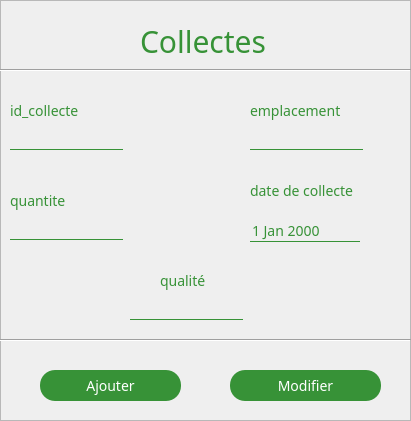
     <widget class="QFrame" name="frame_7">
      <property name="geometry">
       <rect>
        <x>60</x>
        <y>10</y>
        <width>411</width>
        <height>421</height>
       </rect>
      </property>
      <property name="styleSheet">
       <string notr="true"> *{
font-family:century gothic;
color:#379237;
border-color:#379237;
font-size:14px;}
	#frame_7{


font-family:century gothic;
    border: 1px solid #379237;
    border-radius: 30px;
border-color: #eaeaea;
    margin-top: 0.5em;
background : white;
}
QFrame[frameShape=&quot;4&quot;],
QFrame[frameShape=&quot;5&quot;]
{
   border: none;
    border-bottom: 1px solid #379237;
}
QComboButton{
font-family:century gothic;
background:transparent;
border:none;
color:#379237;
border-bottom: 1px solid #379237;}
QLabel{
background:transparent;}

QLineEdit
{
font-family:century gothic;
background:transparent;
border:none;
color:#379237;
border-bottom: 1px solid #379237;
}
QDateTimeEdit
{
font-family:century gothic;
background:transparent;
border:none;
color:#379237;
border-bottom: 1px solid #379237;
}</string>
      </property>
      <property name="frameShape">
       <enum>QFrame::StyledPanel</enum>
      </property>
      <property name="frameShadow">
       <enum>QFrame::Raised</enum>
      </property>
      <widget class="QLabel" name="label_32">
       <property name="geometry">
        <rect>
         <x>140</x>
         <y>0</y>
         <width>151</width>
         <height>81</height>
        </rect>
       </property>
       <property name="styleSheet">
        <string notr="true">*{
font: 40pt  'Oswald';font-size:30px;
color: #379237;
}</string>
       </property>
       <property name="text">
        <string>Collectes</string>
       </property>
      </widget>
      <widget class="Line" name="line_8">
       <property name="geometry">
        <rect>
         <x>0</x>
         <y>60</y>
         <width>411</width>
         <height>20</height>
        </rect>
       </property>
       <property name="palette">
        <palette>
         <active>
          <colorrole role="WindowText">
           <brush brushstyle="SolidPattern">
            <color alpha="255">
             <red>55</red>
             <green>146</green>
             <blue>55</blue>
            </color>
           </brush>
          </colorrole>
          <colorrole role="Button">
           <brush brushstyle="SolidPattern">
            <color alpha="255">
             <red>255</red>
             <green>255</green>
             <blue>255</blue>
            </color>
           </brush>
          </colorrole>
          <colorrole role="Text">
           <brush brushstyle="SolidPattern">
            <color alpha="255">
             <red>55</red>
             <green>146</green>
             <blue>55</blue>
            </color>
           </brush>
          </colorrole>
          <colorrole role="ButtonText">
           <brush brushstyle="SolidPattern">
            <color alpha="255">
             <red>55</red>
             <green>146</green>
             <blue>55</blue>
            </color>
           </brush>
          </colorrole>
          <colorrole role="Base">
           <brush brushstyle="SolidPattern">
            <color alpha="255">
             <red>255</red>
             <green>255</green>
             <blue>255</blue>
            </color>
           </brush>
          </colorrole>
          <colorrole role="Window">
           <brush brushstyle="SolidPattern">
            <color alpha="255">
             <red>255</red>
             <green>255</green>
             <blue>255</blue>
            </color>
           </brush>
          </colorrole>
          <colorrole role="PlaceholderText">
           <brush brushstyle="NoBrush">
            <color alpha="128">
             <red>55</red>
             <green>146</green>
             <blue>55</blue>
            </color>
           </brush>
          </colorrole>
         </active>
         <inactive>
          <colorrole role="WindowText">
           <brush brushstyle="SolidPattern">
            <color alpha="255">
             <red>55</red>
             <green>146</green>
             <blue>55</blue>
            </color>
           </brush>
          </colorrole>
          <colorrole role="Button">
           <brush brushstyle="SolidPattern">
            <color alpha="255">
             <red>255</red>
             <green>255</green>
             <blue>255</blue>
            </color>
           </brush>
          </colorrole>
          <colorrole role="Text">
           <brush brushstyle="SolidPattern">
            <color alpha="255">
             <red>55</red>
             <green>146</green>
             <blue>55</blue>
            </color>
           </brush>
          </colorrole>
          <colorrole role="ButtonText">
           <brush brushstyle="SolidPattern">
            <color alpha="255">
             <red>55</red>
             <green>146</green>
             <blue>55</blue>
            </color>
           </brush>
          </colorrole>
          <colorrole role="Base">
           <brush brushstyle="SolidPattern">
            <color alpha="255">
             <red>255</red>
             <green>255</green>
             <blue>255</blue>
            </color>
           </brush>
          </colorrole>
          <colorrole role="Window">
           <brush brushstyle="SolidPattern">
            <color alpha="255">
             <red>255</red>
             <green>255</green>
             <blue>255</blue>
            </color>
           </brush>
          </colorrole>
          <colorrole role="PlaceholderText">
           <brush brushstyle="NoBrush">
            <color alpha="128">
             <red>55</red>
             <green>146</green>
             <blue>55</blue>
            </color>
           </brush>
          </colorrole>
         </inactive>
         <disabled>
          <colorrole role="WindowText">
           <brush brushstyle="SolidPattern">
            <color alpha="255">
             <red>55</red>
             <green>146</green>
             <blue>55</blue>
            </color>
           </brush>
          </colorrole>
          <colorrole role="Button">
           <brush brushstyle="SolidPattern">
            <color alpha="255">
             <red>255</red>
             <green>255</green>
             <blue>255</blue>
            </color>
           </brush>
          </colorrole>
          <colorrole role="Text">
           <brush brushstyle="SolidPattern">
            <color alpha="255">
             <red>55</red>
             <green>146</green>
             <blue>55</blue>
            </color>
           </brush>
          </colorrole>
          <colorrole role="ButtonText">
           <brush brushstyle="SolidPattern">
            <color alpha="255">
             <red>55</red>
             <green>146</green>
             <blue>55</blue>
            </color>
           </brush>
          </colorrole>
          <colorrole role="Base">
           <brush brushstyle="SolidPattern">
            <color alpha="255">
             <red>255</red>
             <green>255</green>
             <blue>255</blue>
            </color>
           </brush>
          </colorrole>
          <colorrole role="Window">
           <brush brushstyle="SolidPattern">
            <color alpha="255">
             <red>255</red>
             <green>255</green>
             <blue>255</blue>
            </color>
           </brush>
          </colorrole>
          <colorrole role="PlaceholderText">
           <brush brushstyle="NoBrush">
            <color alpha="128">
             <red>55</red>
             <green>146</green>
             <blue>55</blue>
            </color>
           </brush>
          </colorrole>
         </disabled>
        </palette>
       </property>
       <property name="orientation">
        <enum>Qt::Horizontal</enum>
       </property>
      </widget>
      <widget class="QLabel" name="label_33">
       <property name="geometry">
        <rect>
         <x>10</x>
         <y>100</y>
         <width>111</width>
         <height>21</height>
        </rect>
       </property>
       <property name="font">
        <font>
         <family>century gothic</family>
         <pointsize>-1</pointsize>
        </font>
       </property>
       <property name="styleSheet">
        <string notr="true"/>
       </property>
       <property name="text">
        <string>id_collecte</string>
       </property>
      </widget>
      <widget class="QLineEdit" name="emp_2">
       <property name="enabled">
        <bool>true</bool>
       </property>
       <property name="geometry">
        <rect>
         <x>250</x>
         <y>130</y>
         <width>113</width>
         <height>20</height>
        </rect>
       </property>
      </widget>
      <widget class="QLabel" name="label_34">
       <property name="geometry">
        <rect>
         <x>250</x>
         <y>100</y>
         <width>111</width>
         <height>21</height>
        </rect>
       </property>
       <property name="font">
        <font>
         <family>century gothic</family>
         <pointsize>-1</pointsize>
        </font>
       </property>
       <property name="styleSheet">
        <string notr="true"/>
       </property>
       <property name="text">
        <string>emplacement</string>
       </property>
      </widget>
      <widget class="QLineEdit" name="qan_2">
       <property name="geometry">
        <rect>
         <x>10</x>
         <y>220</y>
         <width>113</width>
         <height>20</height>
        </rect>
       </property>
      </widget>
      <widget class="QLabel" name="label_35">
       <property name="geometry">
        <rect>
         <x>10</x>
         <y>190</y>
         <width>171</width>
         <height>21</height>
        </rect>
       </property>
       <property name="font">
        <font>
         <family>century gothic</family>
         <pointsize>-1</pointsize>
        </font>
       </property>
       <property name="styleSheet">
        <string notr="true"/>
       </property>
       <property name="text">
        <string>quantite</string>
       </property>
      </widget>
      <widget class="Line" name="line_10">
       <property name="geometry">
        <rect>
         <x>0</x>
         <y>330</y>
         <width>411</width>
         <height>20</height>
        </rect>
       </property>
       <property name="palette">
        <palette>
         <active>
          <colorrole role="WindowText">
           <brush brushstyle="SolidPattern">
            <color alpha="255">
             <red>55</red>
             <green>146</green>
             <blue>55</blue>
            </color>
           </brush>
          </colorrole>
          <colorrole role="Button">
           <brush brushstyle="SolidPattern">
            <color alpha="255">
             <red>255</red>
             <green>255</green>
             <blue>255</blue>
            </color>
           </brush>
          </colorrole>
          <colorrole role="Text">
           <brush brushstyle="SolidPattern">
            <color alpha="255">
             <red>55</red>
             <green>146</green>
             <blue>55</blue>
            </color>
           </brush>
          </colorrole>
          <colorrole role="ButtonText">
           <brush brushstyle="SolidPattern">
            <color alpha="255">
             <red>55</red>
             <green>146</green>
             <blue>55</blue>
            </color>
           </brush>
          </colorrole>
          <colorrole role="Base">
           <brush brushstyle="SolidPattern">
            <color alpha="255">
             <red>255</red>
             <green>255</green>
             <blue>255</blue>
            </color>
           </brush>
          </colorrole>
          <colorrole role="Window">
           <brush brushstyle="SolidPattern">
            <color alpha="255">
             <red>255</red>
             <green>255</green>
             <blue>255</blue>
            </color>
           </brush>
          </colorrole>
          <colorrole role="PlaceholderText">
           <brush brushstyle="NoBrush">
            <color alpha="128">
             <red>55</red>
             <green>146</green>
             <blue>55</blue>
            </color>
           </brush>
          </colorrole>
         </active>
         <inactive>
          <colorrole role="WindowText">
           <brush brushstyle="SolidPattern">
            <color alpha="255">
             <red>55</red>
             <green>146</green>
             <blue>55</blue>
            </color>
           </brush>
          </colorrole>
          <colorrole role="Button">
           <brush brushstyle="SolidPattern">
            <color alpha="255">
             <red>255</red>
             <green>255</green>
             <blue>255</blue>
            </color>
           </brush>
          </colorrole>
          <colorrole role="Text">
           <brush brushstyle="SolidPattern">
            <color alpha="255">
             <red>55</red>
             <green>146</green>
             <blue>55</blue>
            </color>
           </brush>
          </colorrole>
          <colorrole role="ButtonText">
           <brush brushstyle="SolidPattern">
            <color alpha="255">
             <red>55</red>
             <green>146</green>
             <blue>55</blue>
            </color>
           </brush>
          </colorrole>
          <colorrole role="Base">
           <brush brushstyle="SolidPattern">
            <color alpha="255">
             <red>255</red>
             <green>255</green>
             <blue>255</blue>
            </color>
           </brush>
          </colorrole>
          <colorrole role="Window">
           <brush brushstyle="SolidPattern">
            <color alpha="255">
             <red>255</red>
             <green>255</green>
             <blue>255</blue>
            </color>
           </brush>
          </colorrole>
          <colorrole role="PlaceholderText">
           <brush brushstyle="NoBrush">
            <color alpha="128">
             <red>55</red>
             <green>146</green>
             <blue>55</blue>
            </color>
           </brush>
          </colorrole>
         </inactive>
         <disabled>
          <colorrole role="WindowText">
           <brush brushstyle="SolidPattern">
            <color alpha="255">
             <red>55</red>
             <green>146</green>
             <blue>55</blue>
            </color>
           </brush>
          </colorrole>
          <colorrole role="Button">
           <brush brushstyle="SolidPattern">
            <color alpha="255">
             <red>255</red>
             <green>255</green>
             <blue>255</blue>
            </color>
           </brush>
          </colorrole>
          <colorrole role="Text">
           <brush brushstyle="SolidPattern">
            <color alpha="255">
             <red>55</red>
             <green>146</green>
             <blue>55</blue>
            </color>
           </brush>
          </colorrole>
          <colorrole role="ButtonText">
           <brush brushstyle="SolidPattern">
            <color alpha="255">
             <red>55</red>
             <green>146</green>
             <blue>55</blue>
            </color>
           </brush>
          </colorrole>
          <colorrole role="Base">
           <brush brushstyle="SolidPattern">
            <color alpha="255">
             <red>255</red>
             <green>255</green>
             <blue>255</blue>
            </color>
           </brush>
          </colorrole>
          <colorrole role="Window">
           <brush brushstyle="SolidPattern">
            <color alpha="255">
             <red>255</red>
             <green>255</green>
             <blue>255</blue>
            </color>
           </brush>
          </colorrole>
          <colorrole role="PlaceholderText">
           <brush brushstyle="NoBrush">
            <color alpha="128">
             <red>55</red>
             <green>146</green>
             <blue>55</blue>
            </color>
           </brush>
          </colorrole>
         </disabled>
        </palette>
       </property>
       <property name="styleSheet">
        <string notr="true">QFrame[frameShape=&quot;4&quot;] /* QFrame::HLine == 0x0004 */
{
    color: red;
}</string>
       </property>
       <property name="frameShadow">
        <enum>QFrame::Sunken</enum>
       </property>
       <property name="orientation">
        <enum>Qt::Horizontal</enum>
       </property>
      </widget>
      <widget class="QPushButton" name="pb_ajouter">
       <property name="geometry">
        <rect>
         <x>40</x>
         <y>370</y>
         <width>141</width>
         <height>31</height>
        </rect>
       </property>
       <property name="styleSheet">
        <string notr="true">QPushButton{
background: #379237;
color: white;
border-radius:15px;}  
QPushButton:hover
{
    border: 1px solid #1990ea;
color:  #379237;
border-radius:15px;
background: white;}  </string>
       </property>
       <property name="text">
        <string>Ajouter</string>
       </property>
      </widget>
      <widget class="QPushButton" name="pushButton_update">
       <property name="enabled">
        <bool>true</bool>
       </property>
       <property name="geometry">
        <rect>
         <x>230</x>
         <y>370</y>
         <width>151</width>
         <height>31</height>
        </rect>
       </property>
       <property name="styleSheet">
        <string notr="true">QPushButton{
background: #379237;
color: white;
border-radius:15px;}  
QPushButton:hover
{
    border: 1px solid #1990ea;
color:  #379237;
border-radius:15px;
background: white;}  </string>
       </property>
       <property name="text">
        <string>Modifier</string>
       </property>
      </widget>
      <widget class="QLabel" name="label_37">
       <property name="geometry">
        <rect>
         <x>160</x>
         <y>270</y>
         <width>61</width>
         <height>21</height>
        </rect>
       </property>
       <property name="font">
        <font>
         <family>century gothic</family>
         <pointsize>-1</pointsize>
        </font>
       </property>
       <property name="styleSheet">
        <string notr="true"/>
       </property>
       <property name="text">
        <string>qualité</string>
       </property>
      </widget>
      <widget class="QLineEdit" name="qual_2">
       <property name="geometry">
        <rect>
         <x>130</x>
         <y>300</y>
         <width>113</width>
         <height>20</height>
        </rect>
       </property>
      </widget>
      <widget class="QLineEdit" name="id_2">
       <property name="geometry">
        <rect>
         <x>10</x>
         <y>130</y>
         <width>113</width>
         <height>20</height>
        </rect>
       </property>
      </widget>
      <widget class="QDateEdit" name="le_date">
       <property name="geometry">
        <rect>
         <x>250</x>
         <y>220</y>
         <width>110</width>
         <height>22</height>
        </rect>
       </property>
      </widget>
      <widget class="QLabel" name="label_40">
       <property name="geometry">
        <rect>
         <x>250</x>
         <y>180</y>
         <width>171</width>
         <height>21</height>
        </rect>
       </property>
       <property name="font">
        <font>
         <family>century gothic</family>
         <pointsize>-1</pointsize>
        </font>
       </property>
       <property name="styleSheet">
        <string notr="true"/>
       </property>
       <property name="text">
        <string>date de collecte</string>
       </property>
      </widget>
     </widget>
